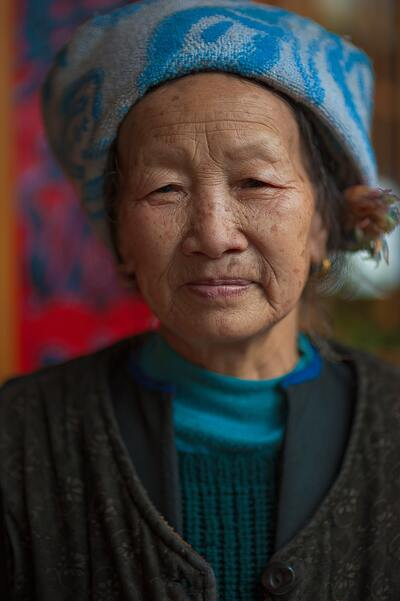
//> input picture Face Detection with OpenCV in c++/images/image1.jpg, 400 x 601 px; its folder holds only this picture in this run
$ ./facedetection   (built with g++ and OpenCV 4)
//> lines starting //> are read from the running program, lines starting //| are printed output that depends on the picture; after the words box and inside, x2 and y2 are one past the last pixel; in counts of white or black regions, pixels touching at a corner belong together
#include <opencv2/opencv.hpp>

int main()
{
    // Load the cascade classifier for face detection
    cv::CascadeClassifier faceCascade;
    faceCascade.load("haarcascade_frontalface_default.xml");

    // Specify the path to the directory containing the images
    std::string imagesDirectory = "images/";

    // Get the list of image file names in the directory
    std::vector<std::string> imageFiles;
    cv::glob(imagesDirectory, imageFiles);

    // Process each image
    for (const std::string& imageFile : imageFiles)
    {
        // Load the image
        cv::Mat image = cv::imread(imageFile);
//> image is the input picture: 601 rows x 400 cols, CV_8UC3; mean B, G, R 53.9, 55.6, 63
        if (image.empty())
        {
            std::cout << "Failed to load image: " << imageFile << std::endl;
            continue;
        }

        // Convert the image to grayscale
        cv::Mat grayImage;
        cv::cvtColor(image, grayImage, cv::COLOR_BGR2GRAY);
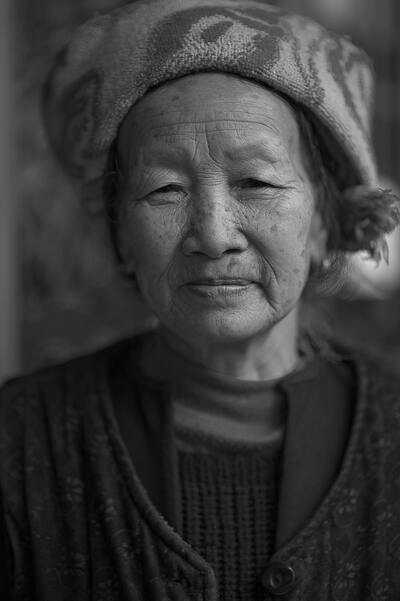
//> grayImage: 601 rows x 400 cols, CV_8UC1; min 0, max 211, mean 57.7

        // Equalize the histogram to improve detection results
        cv::equalizeHist(grayImage, grayImage);
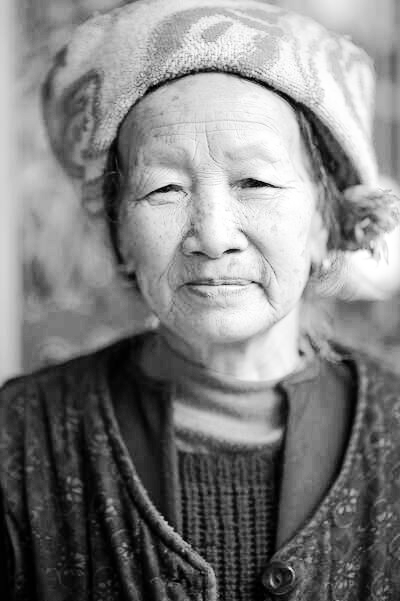
//> grayImage: 601 rows x 400 cols, CV_8UC1; min 0, max 255, mean 128.7

        // Detect faces in the grayscale image
        std::vector<cv::Rect> faces;
        faceCascade.detectMultiScale(grayImage, faces, 1.5, 4, 0, cv::Size(30, 30));
//> faces = 1 Rect (x, y, width, height): [77, 77, 273, 273]

        // Process the detected faces
        if (faces.size() == 1)
        {
            // Draw a rectangle around the detected face
            cv::rectangle(image, faces[0], cv::Scalar(0, 255, 0), 2);
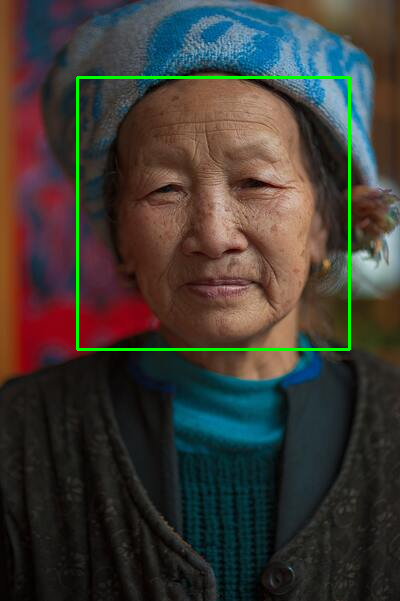
//> image: 601 rows x 400 cols, CV_8UC3; 1.36% of pixels changed, all inside (x1, y1, x2, y2) = (76, 76, 351, 351)
        }
        else
        {
            std::cout << "Failed to detect a single face in image: " << imageFile << std::endl;
        }

        // Display the image with the detected face
        cv::imshow("Face Detection", image);
        cv::waitKey(0);
    }

    return 0;
}

$ run again, on Face Detection with OpenCV in c++/images/image2.jpg
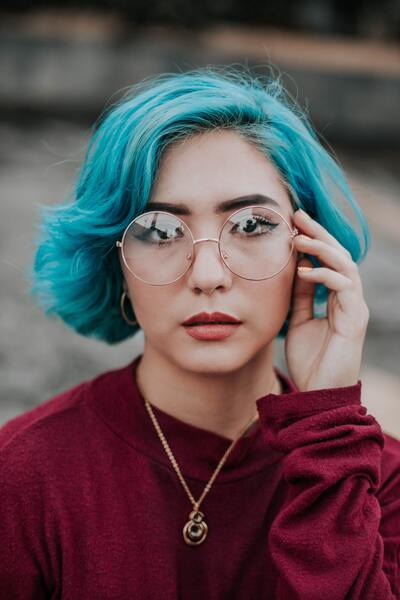
//> input picture Face Detection with OpenCV in c++/images/image2.jpg, 400 x 600 px
//> image is the input picture: 600 rows x 400 cols, CV_8UC3; mean B, G, R 83.5, 79.3, 96.3
//> `cv::equalizeHist(grayImage, grayImage);`:
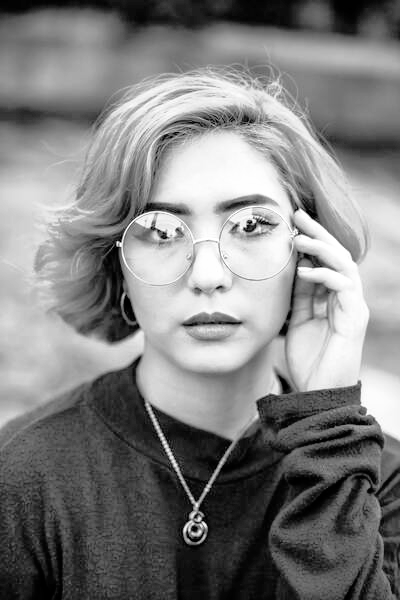
//> grayImage: 600 rows x 400 cols, CV_8UC1; min 0, max 255, mean 128.3
//> faces = 1 Rect (x, y, width, height): [78, 116, 273, 273]
//> `cv::rectangle(image, faces[0], cv::Scalar(0, 255, 0), 2);`:
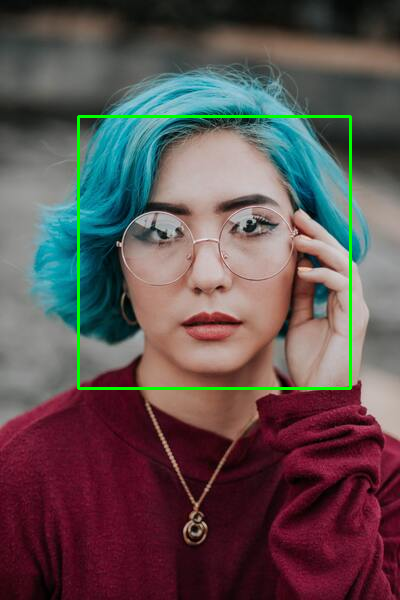
//> image: 600 rows x 400 cols, CV_8UC3; 1.36% of pixels changed, all inside (x1, y1, x2, y2) = (77, 115, 352, 390)
